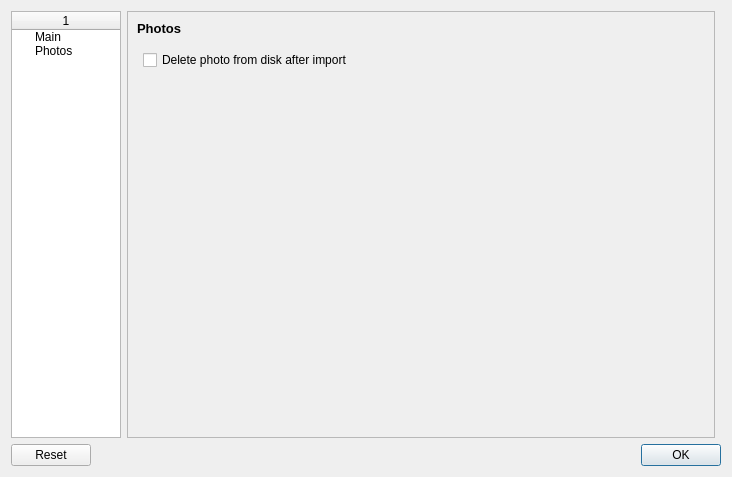
<?xml version="1.0" encoding="UTF-8"?>
<ui version="4.0">
 <class>CSettings</class>
 <widget class="QDialog" name="CSettings">
  <property name="geometry">
   <rect>
    <x>0</x>
    <y>0</y>
    <width>732</width>
    <height>477</height>
   </rect>
  </property>
  <property name="windowTitle">
   <string>XXXDb - settings</string>
  </property>
  <property name="windowIcon">
   <iconset resource="../Resources/App.qrc">
    <normaloff>:/Main/Main/App.ico</normaloff>:/Main/Main/App.ico</iconset>
  </property>
  <layout class="QGridLayout" name="gridLayout">
   <item row="0" column="0">
    <widget class="QTreeWidget" name="twGroups">
     <property name="minimumSize">
      <size>
       <width>110</width>
       <height>0</height>
      </size>
     </property>
     <property name="maximumSize">
      <size>
       <width>100</width>
       <height>16777215</height>
      </size>
     </property>
     <column>
      <property name="text">
       <string/>
      </property>
      <property name="textAlignment">
       <set>AlignHCenter|AlignVCenter|AlignCenter</set>
      </property>
     </column>
     <item>
      <property name="text">
       <string>Main</string>
      </property>
     </item>
     <item>
      <property name="text">
       <string>Photos</string>
      </property>
     </item>
    </widget>
   </item>
   <item row="1" column="0" colspan="3">
    <widget class="QDialogButtonBox" name="bbxButtons">
     <property name="standardButtons">
      <set>QDialogButtonBox::Ok|QDialogButtonBox::Reset</set>
     </property>
    </widget>
   </item>
   <item row="0" column="1">
    <widget class="QStackedWidget" name="tabwGroupsDetail">
     <property name="frameShape">
      <enum>QFrame::StyledPanel</enum>
     </property>
     <property name="frameShadow">
      <enum>QFrame::Plain</enum>
     </property>
     <property name="currentIndex">
      <number>1</number>
     </property>
     <widget class="QWidget" name="tabwGroupsDetailPage1">
      <layout class="QGridLayout" name="gridLayout_13">
       <item row="1" column="0">
        <spacer name="verticalSpacer_3">
         <property name="orientation">
          <enum>Qt::Vertical</enum>
         </property>
         <property name="sizeType">
          <enum>QSizePolicy::Fixed</enum>
         </property>
         <property name="sizeHint" stdset="0">
          <size>
           <width>20</width>
           <height>8</height>
          </size>
         </property>
        </spacer>
       </item>
       <item row="2" column="2">
        <spacer name="horizontalSpacer_4">
         <property name="orientation">
          <enum>Qt::Horizontal</enum>
         </property>
         <property name="sizeHint" stdset="0">
          <size>
           <width>40</width>
           <height>20</height>
          </size>
         </property>
        </spacer>
       </item>
       <item row="2" column="0" rowspan="2" colspan="2">
        <layout class="QGridLayout" name="gridLayout_11"/>
       </item>
       <item row="0" column="0">
        <layout class="QHBoxLayout" name="horizontalLayout_3">
         <item>
          <widget class="QLabel" name="label_47">
           <property name="font">
            <font>
             <pointsize>10</pointsize>
             <weight>75</weight>
             <bold>true</bold>
            </font>
           </property>
           <property name="text">
            <string>Main</string>
           </property>
          </widget>
         </item>
        </layout>
       </item>
       <item row="4" column="0">
        <spacer name="verticalSpacer_4">
         <property name="orientation">
          <enum>Qt::Vertical</enum>
         </property>
         <property name="sizeHint" stdset="0">
          <size>
           <width>20</width>
           <height>336</height>
          </size>
         </property>
        </spacer>
       </item>
      </layout>
     </widget>
     <widget class="QWidget" name="tabwGroupsDetailPage2">
      <layout class="QGridLayout" name="gridLayout_15">
       <item row="0" column="0">
        <layout class="QGridLayout" name="gridLayout_14">
         <item row="1" column="0" colspan="2">
          <spacer name="verticalSpacer_7">
           <property name="orientation">
            <enum>Qt::Vertical</enum>
           </property>
           <property name="sizeType">
            <enum>QSizePolicy::Fixed</enum>
           </property>
           <property name="sizeHint" stdset="0">
            <size>
             <width>20</width>
             <height>8</height>
            </size>
           </property>
          </spacer>
         </item>
         <item row="0" column="0" colspan="2">
          <widget class="QLabel" name="label_48">
           <property name="font">
            <font>
             <pointsize>10</pointsize>
             <weight>75</weight>
             <bold>true</bold>
            </font>
           </property>
           <property name="text">
            <string>Photos</string>
           </property>
          </widget>
         </item>
         <item row="2" column="1">
          <widget class="QCheckBox" name="chkPhotos_IsDeleteFromDisk">
           <property name="text">
            <string>Delete photo from disk after import</string>
           </property>
          </widget>
         </item>
        </layout>
       </item>
       <item row="2" column="0">
        <spacer name="verticalSpacer_6">
         <property name="orientation">
          <enum>Qt::Vertical</enum>
         </property>
         <property name="sizeHint" stdset="0">
          <size>
           <width>20</width>
           <height>45</height>
          </size>
         </property>
        </spacer>
       </item>
       <item row="0" column="1">
        <spacer name="horizontalSpacer_2">
         <property name="orientation">
          <enum>Qt::Horizontal</enum>
         </property>
         <property name="sizeHint" stdset="0">
          <size>
           <width>376</width>
           <height>20</height>
          </size>
         </property>
        </spacer>
       </item>
      </layout>
     </widget>
    </widget>
   </item>
  </layout>
 </widget>
 <tabstops>
  <tabstop>twGroups</tabstop>
  <tabstop>bbxButtons</tabstop>
 </tabstops>
 <resources>
  <include location="../Resources/App.qrc"/>
 </resources>
 <connections/>
</ui>
